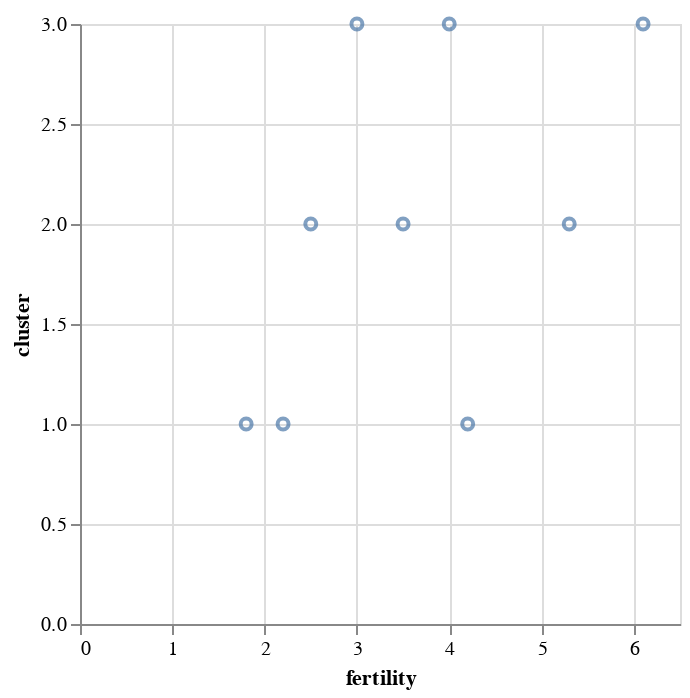

The notebook cell this image was saved under:
### Markdown cell above
【演習】 OをQにしたらどうなるでしょうか？確認してみましょう。

### Code cell
# your code goes here
alt.Chart(data2000).mark_point().encode(
    alt.X('fertility:Q'),
    alt.Y('cluster:Q') 
)

### Figure 1 — Vega-Lite specification as saved in the notebook (floating-point values rounded to 4 significant figures)
{"config": {"view": {"continuousWidth": 300, "continuousHeight": 300}}, "data": {"name": "data-dc20014c059357becdb0821255e71e09"}, "mark": {"type": "point"}, "encoding": {"x": {"field": "fertility", "type": "quantitative"}, "y": {"field": "cluster", "type": "quantitative"}}, "$schema": "https://vega.github.io/schema/vega-lite/v5.8.0.json", "datasets": {"data-dc20014c059357becdb0821255e71e09": [{"fertility": 1.8, "cluster": 1}, {"fertility": 2.5, "cluster": 2}, {"fertility": 3.0, "cluster": 3}, {"fertility": 4.2, "cluster": 1}, {"fertility": 5.3, "cluster": 2}, {"fertility": 6.1, "cluster": 3}, {"fertility": 2.2, "cluster": 1}, {"fertility": 3.5, "cluster": 2}, {"fertility": 4.0, "cluster": 3}]}}
